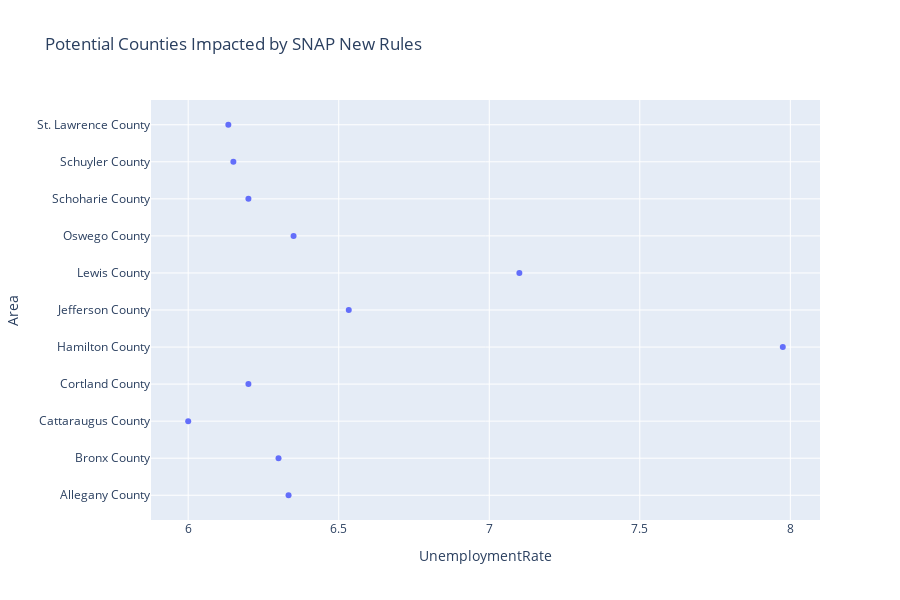

Notebook code cell kept with this figure:
### Code cell
fig = px.scatter(UNEMPLOYMENT_Impact, x="UnemploymentRate", y="Area",
                 title="Potential Counties Impacted by SNAP New Rules"                )

fig.show()

### Figure 1 — Plotly figure (JSON) as saved in the notebook; plotly's stock layout.template omitted (floating-point values rounded to 4 significant figures)
{"data": [{"hoverlabel": {"namelength": 0}, "hovertemplate": "UnemploymentRate=%{x}<br>Area=%{y}", "legendgroup": "", "marker": {"color": "#636efa", "symbol": "circle"}, "mode": "markers", "name": "", "showlegend": false, "type": "scatter", "x": [6.333, 6.3, 6, 6.2, 7.975, 6.533, 7.1, 6.35, 6.2, 6.15, 6.133], "xaxis": "x", "y": ["Allegany County", "Bronx County", "Cattaraugus County", "Cortland County", "Hamilton County", "Jefferson County", "Lewis County", "Oswego County", "Schoharie County", "Schuyler County", "St. Lawrence County"], "yaxis": "y"}], "layout": {"height": 600, "legend": {"tracegroupgap": 0}, "title": {"text": "Potential Counties Impacted by SNAP New Rules"}, "xaxis": {"anchor": "y", "domain": [0, 1], "title": {"text": "UnemploymentRate"}}, "yaxis": {"anchor": "x", "domain": [0, 1], "title": {"text": "Area"}}}}
